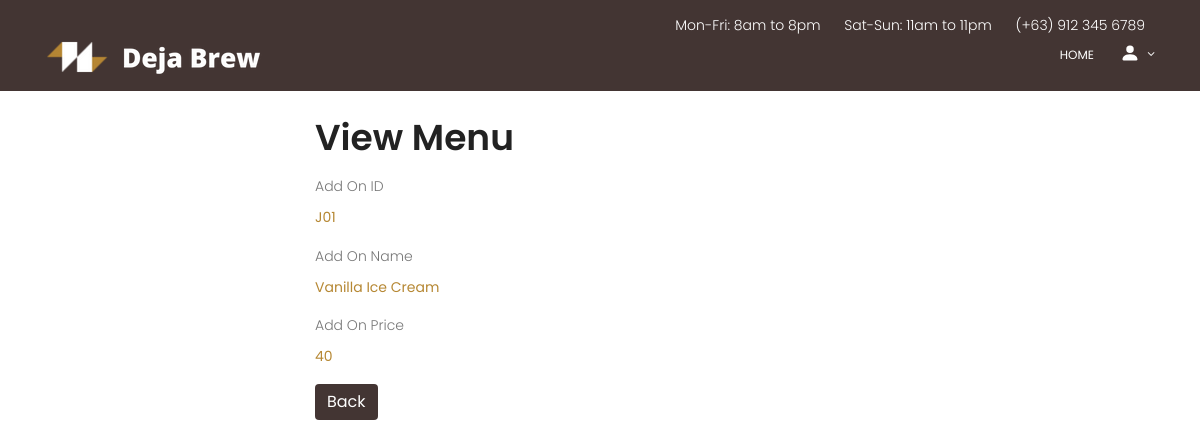
The app's page /Home-developer/Menu/add_ons/read.php?id=J01 with its own data.
### tables this page shows
CREATE TABLE `add_ons` (
  `Addons_ID` varchar(50) NOT NULL COMMENT 'PK for addons',
  `Addons_Name` varchar(50) NOT NULL COMMENT 'Name of addons',
  `Addons_Price` int(50) NOT NULL COMMENT 'Price of addons'
);

### Home-developer/Menu/add_ons/read.php (the view, shortened to what this page needs)
<?php
if(isset($_GET["id"]) && !empty(trim($_GET["id"]))){
    require_once "../config.php";
    $sql = "SELECT * FROM add_ons WHERE Addons_ID = ?";
    if($stmt = mysqli_prepare($link, $sql)){
        mysqli_stmt_bind_param($stmt, "s", $param_id);
        if(mysqli_stmt_execute($stmt)){
            $result = mysqli_stmt_get_result($stmt);
            if(mysqli_num_rows($result) == 1){
                $row = mysqli_fetch_array($result, MYSQLI_ASSOC);
            } else{
                header("location: error.php");
                exit();
            }
        } else{
            echo "Oops! Something went wrong. Please try again later.";
        }
    }
} else{
    header("location: error.php");
    exit();
}
?>
<!DOCTYPE html>
	<html lang="zxx" class="no-js">
	<head>
			<link rel="stylesheet" href="css/linearicons.css">
			<link rel="stylesheet" href="css/owl.carousel.css">
			<link rel="stylesheet" href="css/font-awesome.min.css">
			<link rel="stylesheet" href="css/nice-select.css">
			<link rel="stylesheet" href="css/magnific-popup.css">
			<link rel="stylesheet" href="css/bootstrap.css">
			<link rel="stylesheet" href="css/main.css">
</head>
<body>
<header id="header" id="home" style="background: #433533;">
				<div class="header-top">
		  			<div class="container">
				  		<div class="row justify-content-end">
				  			<div class="col-lg-8 col-sm-4 col-8 header-top-right no-padding">
				  				<ul>
				  					<li>
				  						Mon-Fri: 8am to 8pm
				  					</li>
				  					<li>
				  						Sat-Sun: 11am to 11pm
				  					</li>
				  					<li>
				  						<a href="tel:(012) 6985 236 7512">(+63) 912 345 6789</a>
				  					</li>
				  				</ul>
				  			</div>
				  		</div>
		  			</div>
				</div>
			    <div class="container">
			    	<div class="row align-items-center justify-content-between d-flex">
				      <div id="logo">
				        <a href="../../index.php"><img src="img/logo.png" alt="" title="" /></a>
				      </div>
				      <nav id="nav-menu-container">
				        <ul class="nav-menu">
				          <li class="menu-active"><a href="../../index.php">Home</a></li>
						  <li class="menu-has-children"><a href="">
							  <svg xmlns="http://www.w3.org/2000/svg" width="20" height="20" fill="currentColor" class="bi bi-person-fill" viewBox="0 0 16 16">
								  <path d="M3 14s-1 0-1-1 1-4 6-4 6 3 6 4-1 1-1 1H3zm5-6a3 3 0 1 0 0-6 3 3 0 0 0 0 6z"/>
							  </svg></a>
				          </li>
				        </ul>
				      </nav>
			    	</div>
			    </div>
			  </header>
			<br><br><br>
            <div class="wrapper">
                <div class="container-fluid">
                    <div class="row">
                        <div class="col-md-12">
                            <h1 class="mt-5 mb-3">View Menu</h1>
                            <div class="form-group">
                                <label>Add On ID</label>
                                <p><b><?php echo $row["Addons_ID"]; ?></b></p>
                            </div>
                            <div class="form-group">
                                <label>Add On Name</label>
                                <p><b><?php echo $row["Addons_Name"]; ?></b></p>
                            </div>
                            <div class="form-group">
                                <label>Add On Price</label>
                                <p><b><?php echo $row["Addons_Price"]; ?></b></p>
                            </div>
                            <p><a href="add_ons.php" class="btn btn-dark" style="background:#433533; border-style: none;">Back</a></p>
                        </div>
                    </div>
                </div>
            </div>
</body>
</html>

### Home-developer/Menu/add_ons/css/main.css (style rules this page uses)
body { color: #777777; font-family: "Poppins", sans-serif; font-size: 14px; font-weight: 300; line-height: 1.625em; position: relative; }
ol, ul { margin: 0; padding: 0; list-style: none; }
a { -webkit-transition: all 0.3s ease 0s; -moz-transition: all 0.3s ease 0s; -o-transition: all 0.3s ease 0s; transition: all 0.3s ease 0s; }
a, a:focus, a:hover { text-decoration: none; outline: 0; }
h1, h2, h3, h4, h5, h6 { font-family: "Poppins", sans-serif; color: #222222; line-height: 1.2em !important; margin-bottom: 0; margin-top: 0; font-weight: 600; }
h1, .h1 { font-size: 36px; }
.no-padding { padding: 0; }
b, sup, sub, u, del { color: #b68834; }
h1 { font-size: 36px; }
h1, h2, h3, h4, h5, h6 { line-height: 1.5em; }
#header { padding: 14px 0; position: fixed; left: 0; top: 0; right: 0; transition: all 0.5s; z-index: 997; }
.header-top ul { text-align: right; margin-right: 5px; }
.header-top ul li { color: #fff; display: inline-block; margin-right: 20px; }
.header-top ul li a { color: #fff; }
#header #logo img { padding: 0; margin: 0; }
.nav-menu, .nav-menu * { margin: 0; padding: 0; list-style: none; }
.nav-menu li { position: relative; white-space: nowrap; }
.nav-menu > li { float: left; }
.sf-arrows .sf-with-ul { padding-right: 30px; }
.sf-arrows .sf-with-ul:after { content: "\f107"; position: absolute; right: 15px; font-family: FontAwesome; font-style: normal; font-weight: normal; }
#nav-menu-container { margin: 0; }
.nav-menu a { padding: 0 8px 0px 8px; text-decoration: none; display: inline-block; color: #fff; font-weight: 400; font-size: 12px; text-transform: uppercase; outline: none; }
.nav-menu > li { margin-left: 10px; }
#mobile-nav { position: fixed; top: 0; padding-top: 18px; bottom: 0; z-index: 998; background: rgba(0, 0, 0, 0.8); left: -260px; width: 260px; overflow-y: auto; transition: 0.4s; }
#mobile-nav ul { padding: 0; margin: 0; list-style: none; }
#mobile-nav ul li { position: relative; }
#mobile-nav ul li a { color: #fff; font-size: 13px; text-transform: uppercase; overflow: hidden; padding: 10px 22px 10px 15px; position: relative; text-decoration: none; width: 100%; display: block; outline: none; font-weight: 700; }

### Home-developer/Menu/add_ons/read.php (style rules this page uses)
.wrapper { width: 600px; margin: 0 auto; }

### records on screen
add_ons: Addons_ID "J01", Addons_Name "Vanilla Ice Cream", Addons_Price "40"
